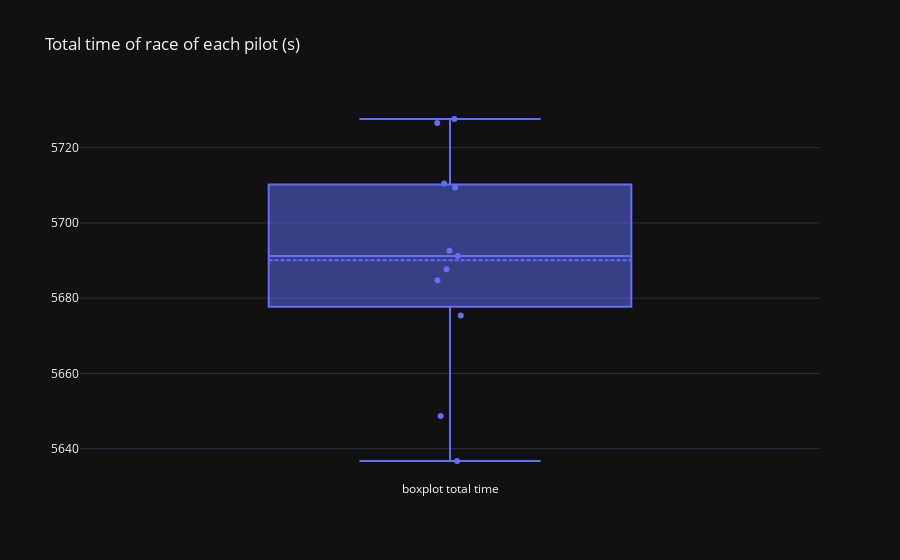

Notebook cell for this chart:
### Code cell
fig = go.Figure(layout=go.Layout(title="Total time of race of each pilot (s)", template="plotly_dark"))
fig.add_trace(go.Box(y=last_gp["time"], name="boxplot total time", boxpoints="all", jitter=0.1, pointpos=0, boxmean=True, text=last_gp["pilot"]))

### Figure 1 — Plotly figure (JSON) as saved in the notebook; plotly's stock layout.template omitted (floating-point values rounded to 4 significant figures)
{"data": [{"boxmean": true, "boxpoints": "all", "jitter": 0.1, "name": "boxplot total time", "pointpos": 0, "text": ["ver", "per", "alo", "sai", "ham", "str", "rus", "bot", "gas", "alb", "tsu", "sar", "mag", "dev", "hul", "zho", "nor", "oco", "lec", "pia"], "type": "box", "y": [5637.0, 5649.0, 5675.0, 5685.0, 5688.0, 5691.0, 5693.0, 5709.0, 5710.0, 5727.0, 5728.0, null, null, null, null, null, null, null, null, null]}], "layout": {"title": {"text": "Total time of race of each pilot (s)"}}}
